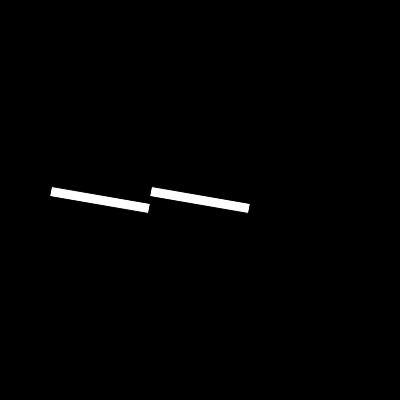
Frame 1 (no input)
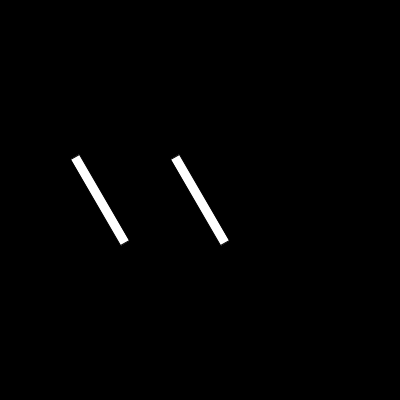
Frame 60 (the mouse pressed at the canvas centre just before this capture)
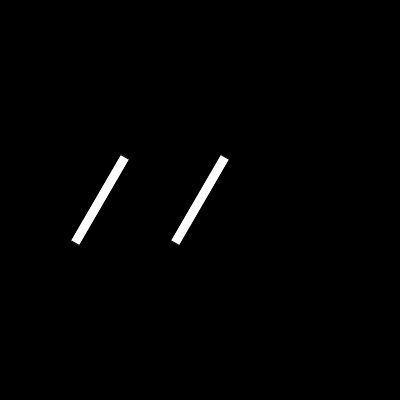
Frame 120 (the mouse held since frame 60 and released just before this capture)

The Processing sketch that drew these frames (run headless with seeded random() and noise(); from frame 60 on, the mouse is pressed at the canvas centre):

// Processing sketch: week05_06b_push_popMatrix_
// ── week05_06b_push_popMatrix_.pde
//week05_06b_push&popMatrix_
///利用矩陣Matrix分階層處理
void setup() {
  size(400, 400);
}
void draw() {
  background(0);

  pushMatrix();
    translate(width/2, height/2); //視窗中心
    rotate(radians(frameCount)*10);
    rect(-50, -5, 100, 10);
  popMatrix();
  pushMatrix();
    translate(width/2-100, height/2); //視窗中心
    rotate(radians(frameCount)*10);
    rect(-50, -5, 100, 10);
  popMatrix();
}
